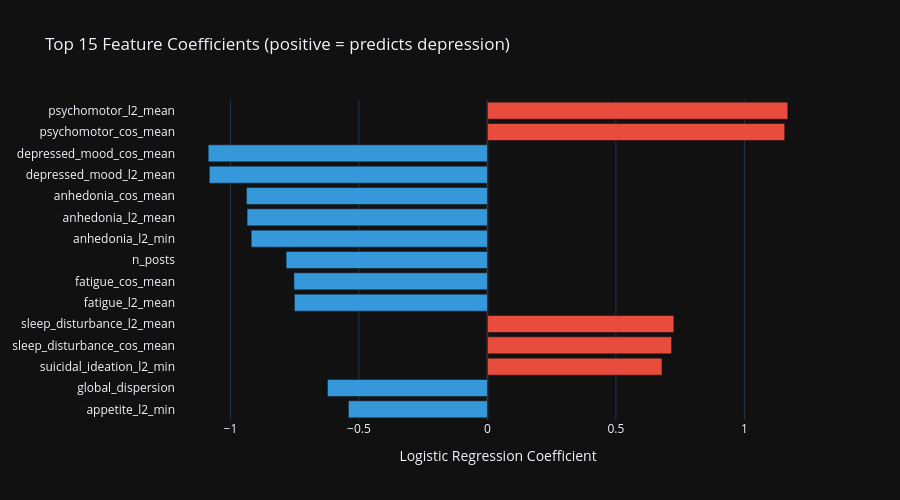

The notebook cell saved with this chart:
### Code cell
# Feature importance from combined model (last fold)
scaler = StandardScaler()
X_all = scaler.fit_transform(X)
clf_final = LogisticRegression(max_iter=1000, random_state=42, class_weight='balanced')
clf_final.fit(X_all, y)

importance = pd.DataFrame({
    'feature': cols,
    'coef': clf_final.coef_[0],
    'abs_coef': np.abs(clf_final.coef_[0]),
}).sort_values('abs_coef', ascending=False)

# Top 15 features
top15 = importance.head(15)
fig = go.Figure(go.Bar(
    x=top15['coef'], y=top15['feature'],
    orientation='h',
    marker_color=[C_DEP if c > 0 else C_CTL for c in top15['coef']],
))
fig.update_layout(
    title='Top 15 Feature Coefficients (positive = predicts depression)',
    xaxis_title='Logistic Regression Coefficient',
    width=900, height=500, template='plotly_dark',
    yaxis=dict(autorange='reversed'),
)
fig.show()

### Figure 1 — Plotly figure (JSON) as saved in the notebook; plotly's stock layout.template omitted (floating-point values rounded to 4 significant figures)
{"data": [{"marker": {"color": ["#e74c3c", "#e74c3c", "#3498db", "#3498db", "#3498db", "#3498db", "#3498db", "#3498db", "#3498db", "#3498db", "#e74c3c", "#e74c3c", "#e74c3c", "#3498db", "#3498db"]}, "orientation": "h", "type": "bar", "x": [1.169, 1.157, -1.087, -1.082, -0.9378, -0.9352, -0.9193, -0.7834, -0.7531, -0.7512, 0.7254, 0.7167, 0.6792, -0.6226, -0.5412], "y": ["psychomotor_l2_mean", "psychomotor_cos_mean", "depressed_mood_cos_mean", "depressed_mood_l2_mean", "anhedonia_cos_mean", "anhedonia_l2_mean", "anhedonia_l2_min", "n_posts", "fatigue_cos_mean", "fatigue_l2_mean", "sleep_disturbance_l2_mean", "sleep_disturbance_cos_mean", "suicidal_ideation_l2_min", "global_dispersion", "appetite_l2_min"]}], "layout": {"height": 500, "title": {"text": "Top 15 Feature Coefficients (positive = predicts depression)"}, "width": 900, "xaxis": {"title": {"text": "Logistic Regression Coefficient"}}, "yaxis": {"autorange": "reversed"}}}
